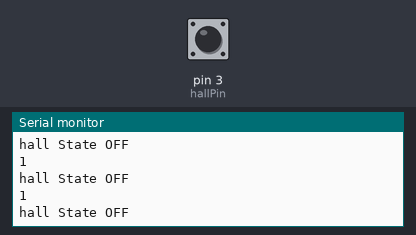
The sketch below on a simulated Arduino Uno, built with avr-gcc and run on an emulated ATmega328P. Parts: the last lines printed to the serial monitor. The test bench sets the inputs (shaded band); at power-on: pin 3 (hallPin) HIGH.

Above: at 1.2 s.
1.3 s: pin 3 (hallPin) driven LOW
At 1.9 s:
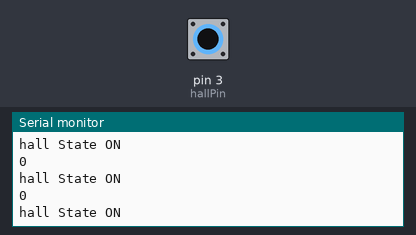
2.9 s: pin 3 (hallPin) pulsed HIGH 2 times (0.12 s each, 0.3 s apart)
6.5 s: pin 3 (hallPin) driven HIGH
At 7.6 s:
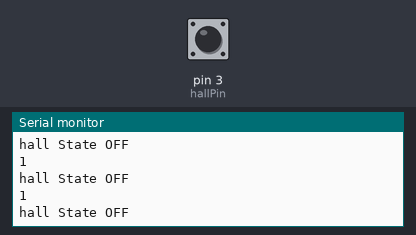
9.5 s: pin 3 (hallPin) driven LOW
At 10.0 s:
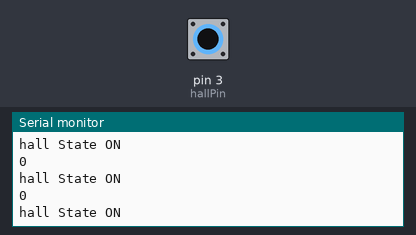
12.5 s: pin 3 (hallPin) driven HIGH
At 13.0 s:
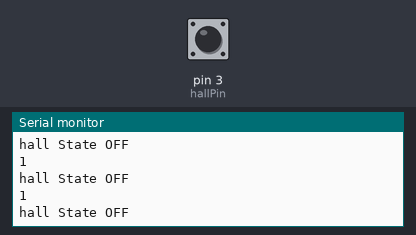
15.5 s: pin 3 (hallPin) pulsed LOW 5 times (0.12 s each, 0.3 s apart)
At 16.2 s:
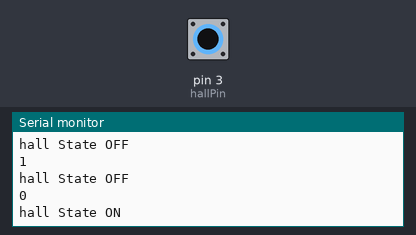

The sketch:

fayalab_leaf_HallSolenoid.ino
```cpp
/*
* fayalab leaf sample code for leaf-Hall sensor and a 5v solenoid
*
* It's a latch control by hall sensor
* You can use your magnet to open / lock it !
*
* 2014/07/17 by Welly Lee
* wellylee@fayalab.com
*/

// set pin numbers:
const int hallPin = 3;
// define Door Latch pin:
int pin_Latch = 13;
// state of hall sensor will change:
int hallState = 0;

// functions area
void latch_open(){
  digitalWrite(pin_Latch, LOW);
}
void latch_lock(){
  digitalWrite(pin_Latch, HIGH);
};

void setup() {
  Serial.begin(9600);
  pinMode(hallPin, INPUT);
  pinMode(pin_Latch, OUTPUT);
  latch_open();
}

void loop(){
  hallState = digitalRead(hallPin);
  Serial.println(hallState);
  //When you take a magnet near hall sensor, the state will be "LOW"
  //Open the door~~
  if(hallState == LOW){
    Serial.println("hall State ON");
    latch_open();
  }
  //Close the door when you leave!
  if(hallState == HIGH){
    Serial.println("hall State OFF");
    latch_lock();
  }
}
```

Measured:
- after the input at 1.3 s, the serial monitor: prints a new line after 0.08 s (image 1)
- after the input at 6.5 s, the serial monitor: prints a new line after 0.08 s (image 2)
